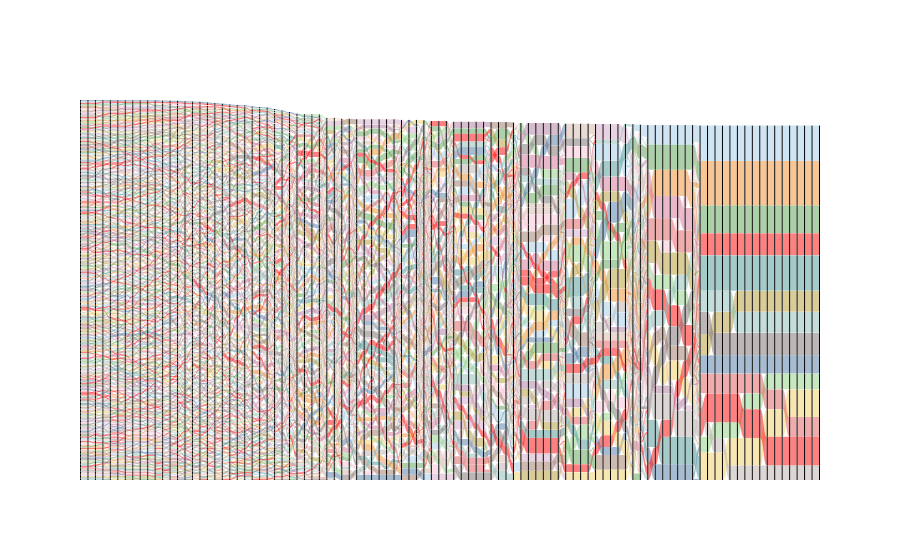

The cell this chart's notebook holds for it:
### Code cell
# plot Sankey
fig = mcf.plot_sankey(step=2)
fig.write_image(root_fig+"ER_Sankey.svg")

### Figure 1 — Plotly figure (JSON) as saved in the notebook; plotly's stock layout.template omitted (floating-point values rounded to 4 significant figures; data arrays with more than 128 entries replaced by an {"elided": "..."} marker saying what was removed)
{"data": [{"link": {"color": {"elided": "12227 str values"}, "source": {"elided": "12227 int values"}, "target": {"elided": "12227 int values"}, "value": {"elided": "12227 int values"}}, "node": {"line": {"color": "black", "width": 0}, "pad": 0.1, "thickness": 1}, "type": "sankey"}], "layout": {"autosize": true}}
